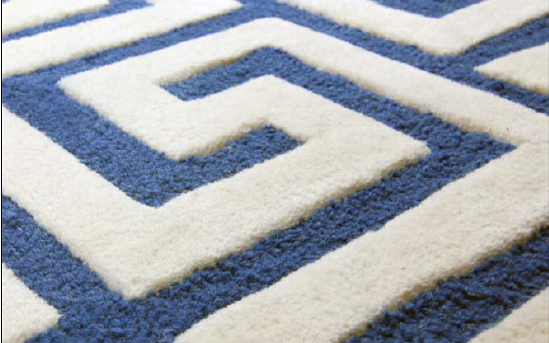
#> input picture img/14_carpet.png, 549 x 343 px
$ python 14_filter_comparison.py
#> lines starting #> are read from the running program, lines starting #| are printed output that depends on the picture
import cv2
import numpy as np
import matplotlib.pyplot as plt

# Load the image
img = cv2.imread('img/14_carpet.png')
#> img is the input picture: shape (343, 549, 3); mean B, G, R 177.1, 168.9, 163.4
img_rgb = cv2.cvtColor(img, cv2.COLOR_BGR2RGB)

# Apply Gaussian Blur
img_gaussian = cv2.GaussianBlur(img, (13, 13), 0)
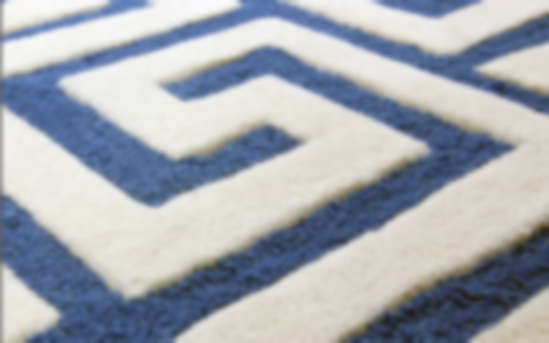
#> img_gaussian: shape (343, 549, 3); mean B, G, R 177, 168.8, 163.3
img_gaussian_rgb = cv2.cvtColor(img_gaussian, cv2.COLOR_BGR2RGB)

# Apply Bilateral Filter
img_bilateral = cv2.bilateralFilter(img, d=20, sigmaColor=70, sigmaSpace=50)
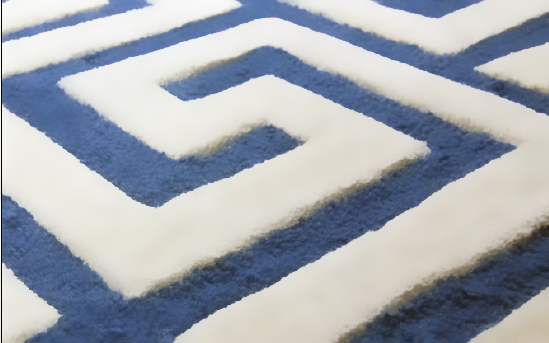
#> img_bilateral: shape (343, 549, 3); mean B, G, R 177.6, 169.2, 163.6
img_bilateral_rgb = cv2.cvtColor(img_bilateral, cv2.COLOR_BGR2RGB)

# Plot results
titles = ['Original', 'Gaussian Blur', 'Bilateral Filter']
images = [img_rgb, img_gaussian_rgb, img_bilateral_rgb]

plt.figure(figsize=(15, 5))
for i in range(3):
    plt.subplot(1, 3, i + 1)
    plt.imshow(images[i])
    plt.title(titles[i])
    plt.axis('off')

plt.tight_layout()
plt.show()
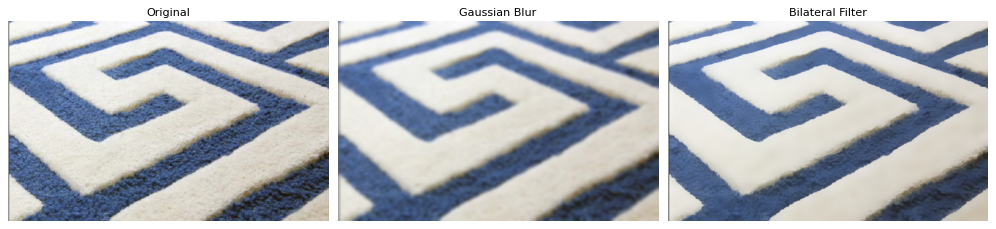
#> figure drawn by matplotlib, 3 panels

$ run again, with img/03_train.png copied over img/14_carpet.png
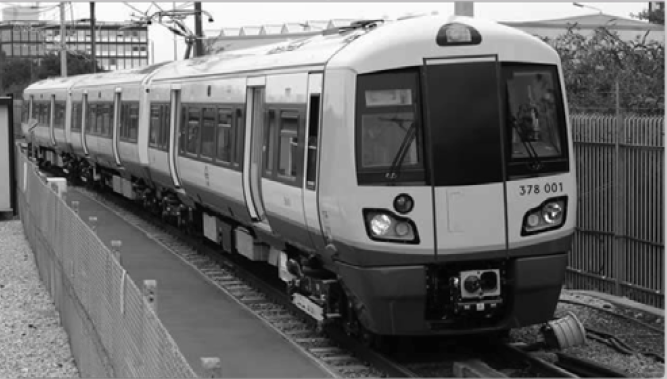
#> input picture img/03_train.png, 667 x 379 px
#> img is the input picture: shape (379, 667, 3); mean B, G, R 104.6, 104.6, 104.6
#> `img_gaussian = cv2.GaussianBlur(img, (13, 13), 0)`:
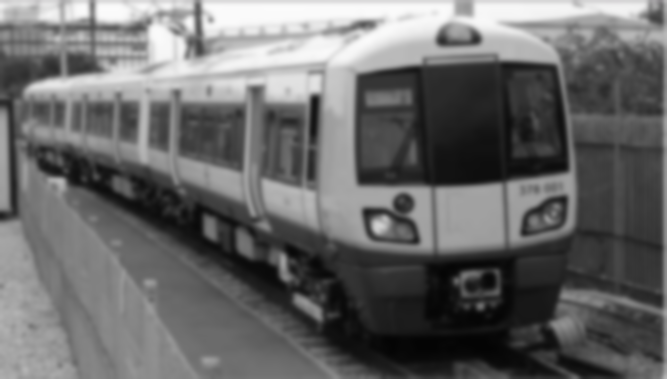
#> img_gaussian: shape (379, 667, 3); mean B, G, R 104.6, 104.6, 104.6
#> `plt.show()`:
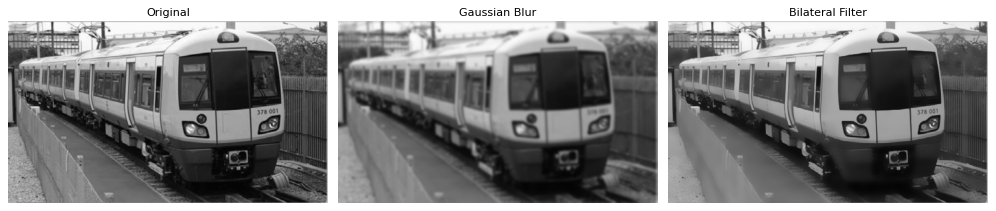
#> figure drawn by matplotlib, 3 panels
